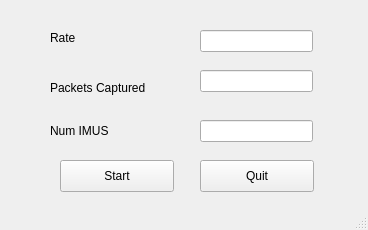
<?xml version="1.0" encoding="UTF-8"?>
<ui version="4.0">
 <class>GloveServer</class>
 <widget class="QMainWindow" name="GloveServer">
  <property name="geometry">
   <rect>
    <x>0</x>
    <y>0</y>
    <width>368</width>
    <height>230</height>
   </rect>
  </property>
  <property name="windowTitle">
   <string>MainWindow</string>
  </property>
  <widget class="QWidget" name="centralwidget">
   <widget class="QLabel" name="label">
    <property name="geometry">
     <rect>
      <x>50</x>
      <y>30</y>
      <width>62</width>
      <height>16</height>
     </rect>
    </property>
    <property name="text">
     <string>Rate</string>
    </property>
   </widget>
   <widget class="QLineEdit" name="editRate">
    <property name="geometry">
     <rect>
      <x>200</x>
      <y>30</y>
      <width>113</width>
      <height>22</height>
     </rect>
    </property>
   </widget>
   <widget class="QLabel" name="label_2">
    <property name="geometry">
     <rect>
      <x>50</x>
      <y>80</y>
      <width>111</width>
      <height>16</height>
     </rect>
    </property>
    <property name="text">
     <string>Packets Captured</string>
    </property>
   </widget>
   <widget class="QLineEdit" name="editPackets">
    <property name="geometry">
     <rect>
      <x>200</x>
      <y>70</y>
      <width>113</width>
      <height>22</height>
     </rect>
    </property>
   </widget>
   <widget class="QPushButton" name="btnStartStop">
    <property name="geometry">
     <rect>
      <x>60</x>
      <y>160</y>
      <width>114</width>
      <height>32</height>
     </rect>
    </property>
    <property name="text">
     <string>Start</string>
    </property>
   </widget>
   <widget class="QPushButton" name="btnQuit">
    <property name="geometry">
     <rect>
      <x>200</x>
      <y>160</y>
      <width>114</width>
      <height>32</height>
     </rect>
    </property>
    <property name="text">
     <string>Quit</string>
    </property>
   </widget>
   <widget class="QLabel" name="label_3">
    <property name="geometry">
     <rect>
      <x>50</x>
      <y>120</y>
      <width>111</width>
      <height>21</height>
     </rect>
    </property>
    <property name="text">
     <string>Num IMUS</string>
    </property>
   </widget>
   <widget class="QLineEdit" name="editNumIMUs">
    <property name="geometry">
     <rect>
      <x>200</x>
      <y>120</y>
      <width>113</width>
      <height>22</height>
     </rect>
    </property>
   </widget>
  </widget>
  <widget class="QMenuBar" name="menubar">
   <property name="geometry">
    <rect>
     <x>0</x>
     <y>0</y>
     <width>368</width>
     <height>22</height>
    </rect>
   </property>
  </widget>
  <widget class="QStatusBar" name="statusbar"/>
 </widget>
 <resources/>
 <connections>
  <connection>
   <sender>btnQuit</sender>
   <signal>clicked()</signal>
   <receiver>GloveServer</receiver>
   <slot>close()</slot>
   <hints>
    <hint type="sourcelabel">
     <x>246</x>
     <y>187</y>
    </hint>
    <hint type="destinationlabel">
     <x>283</x>
     <y>228</y>
    </hint>
   </hints>
  </connection>
 </connections>
</ui>
